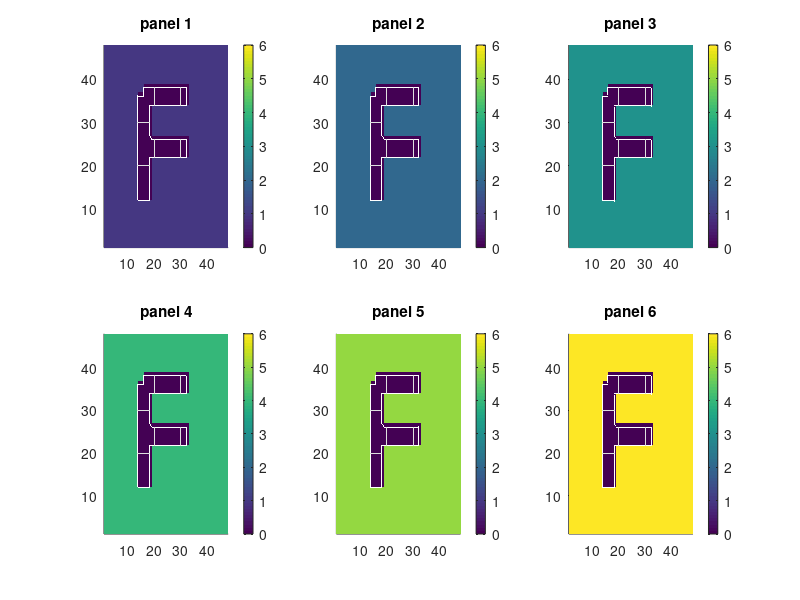

Write MATLAB code to recreate this figure. (Note: this script raises an error after producing the figure.)
clear all
close all % close previous figures

% ---load other modules. need to modify the path
CSGridDir = '/n/home08/elundgren/GCHP/tools/CSGrid/';
addpath(genpath(CSGridDir));

% ---grid parameters
NX=48;
Nlon=72;
Nlat=46;

% ---------------------------------
%  generate CS data for testing
%----------------------------------

CSdata = zeros(NX,NX*6);

% a "F"-like graph to check the cube-face orientation. Seems silly.. 
F = zeros(NX,NX);
Fwidth = 2; 
F(fix(NX/3)-Fwidth:fix(NX/3)+Fwidth,fix(NX*1/4):fix(NX*3/4))=1;
F(fix(NX/3):fix(NX*2/3),fix(NX/2)-Fwidth:fix(NX/2)+Fwidth)=1;
F(fix(NX/3):fix(NX*2/3),fix(NX*3/4)-Fwidth:fix(NX*3/4)+Fwidth)=1;

% the back ground value equals to the panel number.
% to check the cube-face numbering
for i=1:6
    CSdata(:,i*NX-NX+1:i*NX)=i*(ones(NX,NX)-F); 
end

figure;
for i=1:6
    subplot(2,3,i)
    surf(CSdata(:,i*NX-NX+1:i*NX)','EdgeColor','None');
    colorbar
    caxis([0,6])
    xlim([1,NX])
    ylim([1,NX])
    view(2); 
    title(sprintf('panel %d',i));
end   
suptitle('original cs')

% ----------------------------------------------------
%  regrid cubed sphere to lat/lon using GMAO tile file
% ----------------------------------------------------

xData_gmao = readTileFile('DE0072xPE0046_CF0048x6C.bin');

% first regrid to LL. Use it as the source data.
[ LLdata, xData_gmao ] = regridConservative( CSdata , xData_gmao );

figure;
surf(LLdata','EdgeColor','None');
colorbar
caxis([0,6])
xlim([1,Nlon])
ylim([1,Nlat])
view(2); 
caxis([0,6])
suptitle('original cs --gmao--> lat/lon')

% ----------------------------------------------------
%  regrid lat/lon back to cubed sphere
% ----------------------------------------------------

% Then regrid back to CS. The result matches the original CS data
[ CSdata_GMAO, xData_gmao ] = regridConservative( LLdata , xData_gmao );

figure;
for i=1:6
    subplot(2,3,i)
    surf(CSdata_GMAO(:,i*NX-NX+1:i*NX)','EdgeColor','None');
    colorbar
    caxis([0,6])
    xlim([1,NX])
    ylim([1,NX])
    view(2); 
    title(sprintf('panel %d',i));
end  
suptitle('lat/lon --gmao--> cs')

% ---------------------------------------------------------
%  read in tempest netcdf mapping file (lat/lon -> cs)
% ---------------------------------------------------------

L2C_file='4x5-to-c48_MAP.nc';
L2C_L_1D = ncread(L2C_file,'col');
L2C_C_1D = ncread(L2C_file,'row');
L2C_S = ncread(L2C_file,'S');

% -----------------------------------------------------------------
%  regrid lat/lon to cubed sphere with Tempest MAP weights (Jaiwei)
% -----------------------------------------------------------------
L2C_L = convert_1Dto2D(L2C_L_1D,Nlon,Nlat);
L2C_C = convert_1Dto2D(L2C_C_1D,NX,NX*6);

yData_j = xData_gmao; %get the same format
yData_j(1).W=L2C_S; % 1=LL and C2L; 2=CS and L2C
yData_j(1).II=L2C_L(:,1);
yData_j(1).JJ=L2C_L(:,2);
yData_j(2).II=L2C_C(:,1);
yData_j(2).JJ=L2C_C(:,2);
yData_j(2).W=L2C_S; % for C2L we need to rearrange this!

[ CSdata_tempest_j, yData_j ] = regridConservative( LLdata , yData_j );

figure;
for i=1:6
    subplot(2,3,i)
    surf(CSdata_tempest_j(:,i*NX-NX+1:i*NX)','EdgeColor','None');
    colorbar
    caxis([0,6])
    xlim([1,NX])
    ylim([1,NX])
    view(2); 
    title(sprintf('panel %d',i));
end   
suptitle('lat/lon --tempest--> cs (Jaiwei)')

% ---------------------------------------------------------
%  Lizzie's Fix #1 - Fix the 1D to 2D mapping
% ---------------------------------------------------------

% Problem: some L2C_L(:,2) and L2C_C(:,2) values are off by 1

% Replace convert_1Dto2D with built-in matlab function 'ind2sub'
numPoints = length(L2C_L_1D);
llarrSize = [Nlon,Nlat];
csarrSize = [NX,NX*6];
L2C_L_l = zeros(numPoints,2);
L2C_C_l = zeros(numPoints,2);
for i=1:numPoints
    [L2C_L_l(i,1), L2C_L_l(i,2)] = ind2sub(llarrSize,L2C_L_1D(i));
    [L2C_C_l(i,1), L2C_C_l(i,2)] = ind2sub(csarrSize,L2C_C_1D(i));
end

yData_l = xData_gmao; %get the same format
yData_l(1).II = L2C_L_l(:,1);
yData_l(1).JJ = L2C_L_l(:,2);
yData_l(2).II = L2C_C_l(:,1);
yData_l(2).JJ = L2C_C_l(:,2);
yData_l(1).W = L2C_S;
yData_l(2).W = L2C_S;

[ CSdata_tempest, yData_l ] = regridConservative( LLdata , yData_l );
figure;
for i=1:6
    subplot(2,3,i)
    surf(CSdata_tempest(:,i*NX-NX+1:i*NX)','EdgeColor','None');
    colorbar
    caxis([0,6])
    xlim([1,NX])
    ylim([1,NX])
    view(2); 
    title(sprintf('panel %d',i));
end   
suptitle('lat/lon --tempest--> cs (Lizzie Fix 1 - 1D to 2D fix)')

% --------------------------------------------------------------
%  Lizzie's Fix #2: correct longitude shift
% --------------------------------------------------------------

llII = yData_l(1).II;
llII_new = zeros(length(llII),1);
ii_offset = -2;
for i = 1:length(llII);
    if ii_offset > 0 &  llII(i) > (Nlon-ii_offset);
        llII_new(i) = llII(i) + ii_offset - Nlon;
    elseif ii_offset < 0 & llII(i) < abs(ii_offset)+1; 
        llII_new(i) = llII(i) + ii_offset + Nlon;
    else
        llII_new(i) = llII(i) + ii_offset;
    end
end

% Make new yData from last generated yData, and update with this fix
yData_l2 = yData_l;
yData_l2(1).II=llII_new;

[ CSdata_tempest, yData_l2 ] = regridConservative( LLdata , yData_l2 );
figure;
for i=1:6
    subplot(2,3,i)
    surf(CSdata_tempest(:,i*NX-NX+1:i*NX)','EdgeColor','None');
    colorbar
    caxis([0,6])
    xlim([1,NX])
    ylim([1,NX])
    view(2); 
    title(sprintf('panel %d',i));
end   
suptitle('lat/lon --tempest--> cs (Lizzie Fix 2 - longitude offset fix)')

% --------------------------------------------------------------
%  Lizzie's Fix #3: remap CS JJ to map to correct faces
% --------------------------------------------------------------
csJJ = yData_l2(2).JJ;
csJJ_new = zeros(length(csJJ),1);

% loop over cubed sphere faces
for f=1:6;

   % define new blocks for faces (f is orig, a is after)
   if f==1; a=4; end; % change 1:48 to 145:192
   if f==2; a=5; end; % etc
   if f==3; a=1; end;
   if f==4; a=2; end;
   if f==5; a=6; end;
   if f==6; a=3; end;

   % define the face block start and end indexes (e.g. 1 and 48 for f=1)
   face_start_ind_orig = NX*(f-1)+1;
   face_end_ind_orig = NX*f;
   face_start_ind_new = NX*(a-1)+1; % e.g. 145 for first original face (f==1)

   % get JJ indexes corresponding to this face
   this_face_ind = find(csJJ >= face_start_ind_orig & ...
			csJJ <= face_end_ind_orig);

   % Loop over all JJ indexes for this face		       
   for j = 1:length(this_face_ind);

       % determine the offset of this JJ value from original face block start
       offset_face_JJ = csJJ(this_face_ind(j)) - face_start_ind_orig;

       % set a new JJ value that is the same offset from new face block start
       csJJ_new(this_face_ind(j)) = face_start_ind_new + offset_face_JJ;
   end 
end

% Make new yData from last generated yData, and update
yData_l3 = yData_l2;
yData_l3(2).JJ=csJJ_new;

[ CSdata_tempest, yData_l3 ] = regridConservative( LLdata , yData_l3 );
figure;
for i=1:6
    subplot(2,3,i)
    surf(CSdata_tempest(:,i*NX-NX+1:i*NX)','EdgeColor','None');
    colorbar
    caxis([0,6])
    xlim([1,NX])
    ylim([1,NX])
    view(2); 
    title(sprintf('panel %d',i));
end   
suptitle('lat/lon --tempest--> cs (Lizzie Fix 3 - map to new faces)')

% --------------------------------------------------------------
%  Lizzie's Fix #4: rotation issues
% --------------------------------------------------------------
csII = yData_l3(2).II;
csJJ = yData_l3(2).JJ;
csII_new = csII;
csJJ_new = csJJ;

% loop over cubed sphere faces
for f=1:6;

   % define new blocks for faces (f is orig, a is after)
   if f==1; action='nothing'; end; % change 1:48 to 145:192
   if f==2; action='nothing'; end; % etc
   if f==3; action='rotate 90deg ccw'; end;
   if f==4; action='rotate 90deg ccw'; end;
   if f==5; action='rotate 90deg ccw'; end;
   if f==6; action='rotate 180deg ccw'; end;

   if strcmp(action,'nothing')
       continue
   end

   % define the face block start and end indexes (e.g. 1 and 48 for f=1)
   face_JJmin_ind = NX*(f-1)+1;
   face_JJmax_ind = NX*f;
   face_IImin_ind = 1;
   face_IImax_ind = NX;

   % get JJ indexes corresponding to this face
   this_face_ind = find(csJJ >= face_JJmin_ind & ...
			  csJJ <= face_JJmax_ind);

   % Loop over all JJ indexes for this face		       
   for j = 1:length(this_face_ind);

       % flip the IIs and JJs for this face
       if strcmp(action,'rotate 180deg ccw')
           csJJ_new(this_face_ind(j)) = face_JJmin_ind + ...
                    (face_JJmax_ind -  csJJ(this_face_ind(j)) );
           csII_new(this_face_ind(j)) = face_IImin_ind + ...
                    ( face_IImax_ind -  csII(this_face_ind(j)) );
		                          
       end	  

       % Transose and then flip the JJs for this face
       if strcmp(action,'rotate 90deg ccw')
           csJJ(this_face_ind(j));
           csII(this_face_ind(j));
           face_JJmin_ind;
           csII_new(this_face_ind(j)) = csJJ(this_face_ind(j)) ...
                                        - face_JJmin_ind + 1;
           csJJ_new(this_face_ind(j)) = face_JJmin_ind ...
                                        + csII(this_face_ind(j)) - 1;
           csII_new(this_face_ind(j)) = face_IImin_ind + ...
                    (face_IImax_ind - csII_new(this_face_ind(j)) );
		                          
       end	  


   end 
end

% Make new yData from last generated yData, and update
yData_l4 = yData_l3;
yData_l4(2).II=csII_new;
yData_l4(2).JJ=csJJ_new;

[ CSdata_tempest, yData_l4 ] = regridConservative( LLdata , yData_l4 );
figure;
for i=1:6
    subplot(2,3,i)
    surf(CSdata_tempest(:,i*NX-NX+1:i*NX)','EdgeColor','None');
    colorbar
    caxis([0,6])
    xlim([1,NX])
    ylim([1,NX])
    view(2); 
    title(sprintf('panel %d',i));
end   
suptitle('lat/lon --tempest--> cs (Lizzie Fix 4 - rotation issues)')


% ---------------------------------------------------------
%  Write stuff to files for inspection
% ---------------------------------------------------------

gmao_cs_II = xData_gmao(2).II;
gmao_cs_JJ = xData_gmao(2).JJ;
gmao_C_2D = [gmao_cs_II gmao_cs_JJ];
dlmwrite('gmao_C_2D.csv',gmao_C_2D);

gmao_ll_II = xData_gmao(1).II;
gmao_ll_JJ = xData_gmao(1).JJ;
gmao_L_2D = [gmao_ll_II gmao_ll_JJ];
dlmwrite('gmao_L_2D.csv',gmao_L_2D);

% ---------------------------------------------------------
%  Preliminary C2L code - not yet used
% ---------------------------------------------------------

C2L_file='c48-to-4x5_MAP.nc';
C2L_C_1D = ncread(C2L_file,'col');
C2L_L_1D = ncread(C2L_file,'row');
C2L_S = ncread(C2L_file,'S');

C2L_L = convert_1Dto2D(C2L_L_1D,Nlon,Nlat);
C2L_C = convert_1Dto2D(C2L_C_1D,NX,NX*6);


